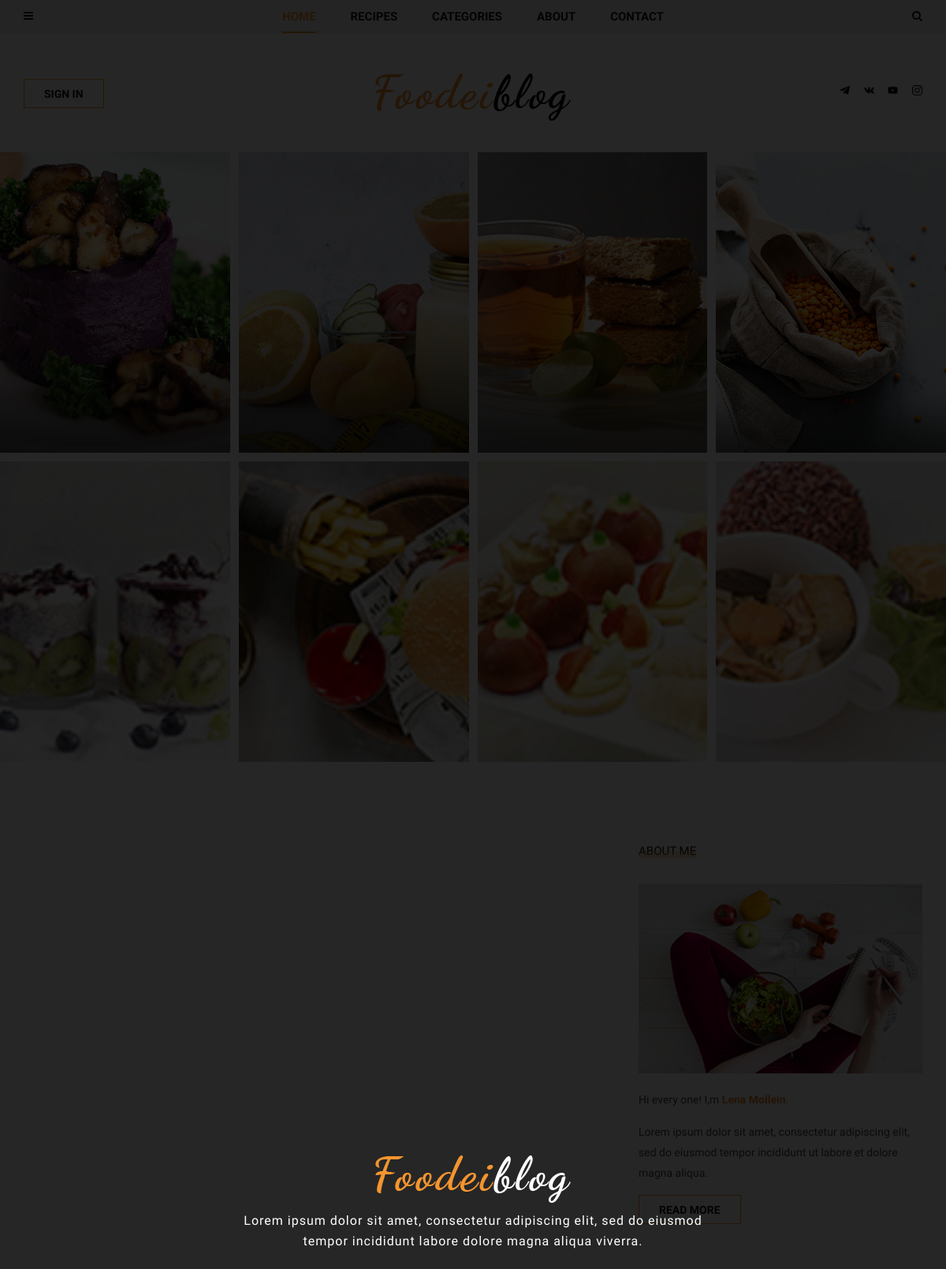
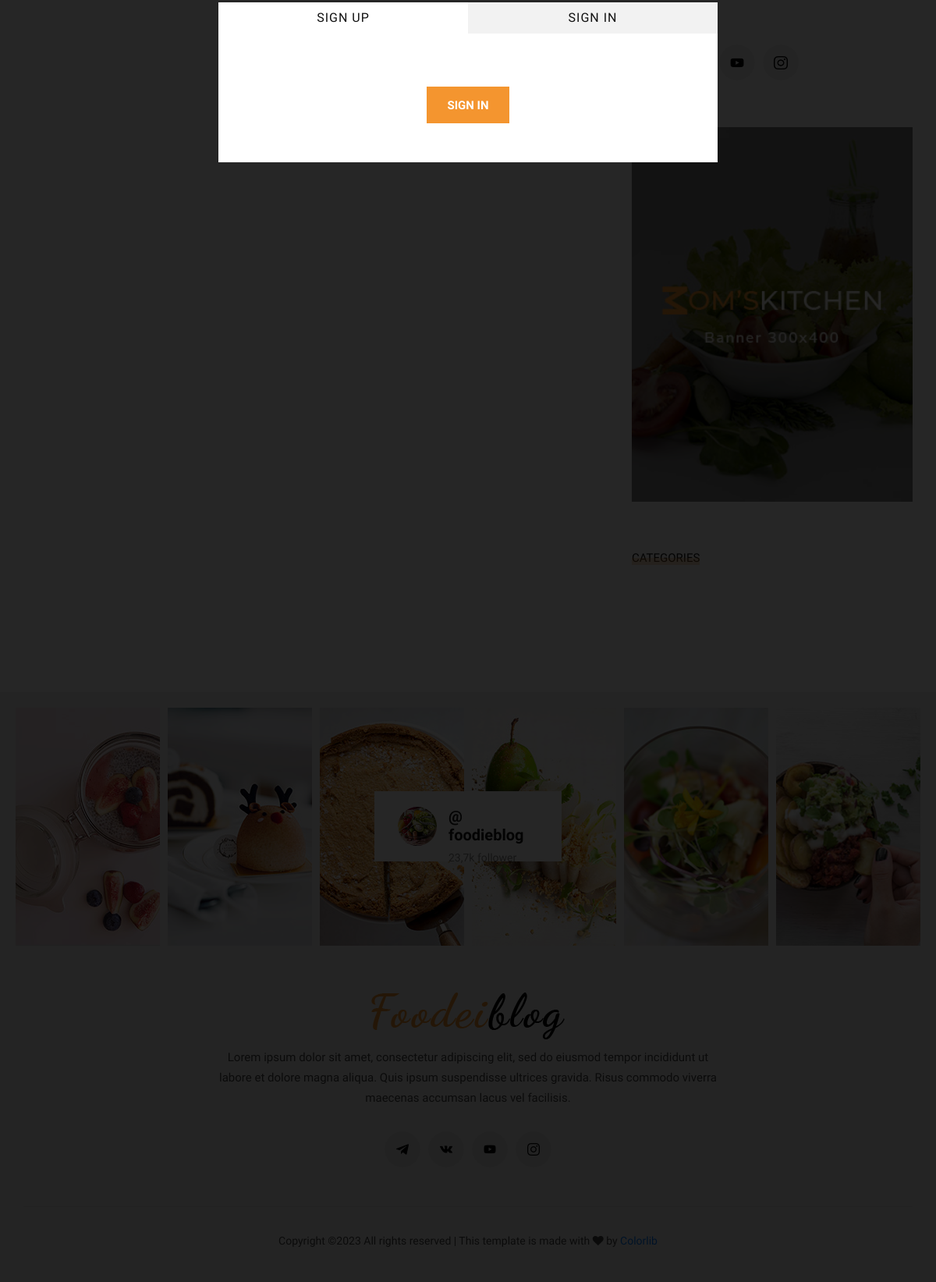
Screenshot of /register/ with the database file from the repository (2 pictures, top to bottom).
### contact/models.py (models this page shows, shortened)
class Social(models.Model):
    icon = models.FileField(upload_to='icons/', verbose_name='Изображение иконки')
    link = models.URLField(verbose_name='Ссылка для связи')
    alt = models.CharField(max_length=100, null=True, blank=True, verbose_name='seo_name')
    class Meta:
        verbose_name = 'Соц сети'
        verbose_name_plural = 'Соц сети'

class About(models.Model):
    name = models.CharField(max_length=50, default='', verbose_name='Имя шев повара')
    profile_picture = models.ImageField(upload_to='about/author_profile', default='user-default.png', verbose_name='Фото профиля')
    title = models.CharField(max_length=200, verbose_name='Заголовок')
    text = RichTextField(verbose_name='Описание об авторе')
    mini_text = RichTextField(verbose_name='Текст меню слайдера')
    max_text = RichTextField(default='', verbose_name='Текст на странице поста')
    class Meta:
        verbose_name = 'О нас'
        verbose_name_plural = 'О нас'

class ImageAbout(models.Model):
    image = models.ImageField(upload_to='about/', verbose_name='Изображение')
    page = models.ForeignKey(About, on_delete=models.CASCADE, related_name='about_images')
    alt = models.CharField(max_length=100, null=True, blank=True, verbose_name='seo_name')

### gallery/models.py (models this page shows)
class Photo(models.Model):
    name = models.CharField(max_length=250, blank=True, null=True, verbose_name='Название изображения')
    slug = models.SlugField(max_length=255, unique=True, blank=True, null=True, verbose_name='URL')
    image = models.ImageField(upload_to='gallery/%Y/%m/%d', verbose_name='Изображение')
    is_published = models.BooleanField(default=True, verbose_name='Опубликовано')
    create_date = models.DateTimeField(auto_now_add=True, verbose_name='Дата создания')
    class Meta:
        verbose_name = 'Фотография превью'
        verbose_name_plural = 'Фотография превью'
        ordering = ['name'] # сортировка по имени

### blog/views.py (the view, shortened to what this page needs)
# urls.py: path('register/', views.RegisterUser.as_view(), name='register'), # авторизация
class RegisterUser(CreateView):
    form_class = RegisterUserForm
    template_name = 'users/login-register.html'

### blog/models.py (called while the page is built)
    def get_absolute_url(self):
        return reverse('post_single', kwargs={'slug': self.category.slug, 'post_slug': self.slug})

### blog/templatetags/menu_tags.py (called while the page is built)
def get_all_categories():
    return Category.objects.annotate(Count('post'))

@register.simple_tag()
def get_list_category():
    return get_all_categories()

@register.inclusion_tag('blog/include/tags/top_menu.html')
def get_categories():
    category = get_all_categories()
    return {'list_category': category}

@register.inclusion_tag('blog/include/tags/recipes_tag.html')
def get_last_posts():
    posts = Post.objects.filter(is_published=True).select_related('category').order_by('-id')[:25]
    return {'list_last_post': posts}

### contact/templatetags/social_tags.py (called while the page is built)
@register.simple_tag()
def get_social_links():
    return Social.objects.all()

@register.simple_tag()
def get_about():
    return About.objects.last()

### gallery/templatetags/gallery_tags.py (called while the page is built)
@register.inclusion_tag('gallery/tags/gallery_tag.html')
def get_last_photos_in_gallery():
    photos = Photo.objects.filter(is_published=True).order_by()[:8]
    return {'photos': photos}

### templates/users/login-register.html (shortened to what this page needs)
{% extends 'base.html' %}
{% load static gallery_tags %}
{% block content %}
<div class="signin">
    <div class="signin__warp">
        <div class="signin__content">
            <div class="signin__logo">
                <a href="/"><img src="{% static 'img/siign-in-logo.png' %}" alt=""></a>
            </div>
            <p>Lorem ipsum dolor sit amet, consectetur adipiscing elit, sed do eiusmod tempor incididunt labore dolore
                magna aliqua viverra.</p>
            <div class="signin__form">
                <ul class="nav nav-tabs" role="tablist">
                    <li class="nav-item">
                        <a class="nav-link " data-toggle="tab" href="#tabs-2" role="tab" aria-selected="false">
                            Sign up
                        </a>
                    </li>
                    <li class="nav-item">
                        <a class="nav-link active" data-toggle="tab" href="#tabs-1" role="tab" aria-selected="true">
                            Sign in
                        </a>
                    </li>
                </ul>
                <div class="tab-content">
                    <div class="tab-pane active" id="tabs-1" role="tabpanel">
                        <div class="signin__form__text">
                            <form action="{% url 'login' %}" method="post">
                                <button type="submit" class="site-btn">Sign In</button>
                            </form>
                        </div>
                    </div>
                </div>
            </div>
        </div>
    </div>
</div>
{% get_last_photos_in_gallery %}
<section class="categories spad">
    <div class="categories__post">
        <div class="container">
            <div class="row">
                <div class="col-lg-8 col-md-8 load">
                </div>
                {% include 'blog/include/sidebar/sidebar.html' %}
            </div>
        </div>
    </div>
</section>
{% endblock %}

### templates/header.html
{% load static social_tags cache  %}
<header class="header">
    <div class="header__top">
        <div class="container">
            <div class="row">
                <div class="col-lg-2 col-md-1 col-6 order-md-1 order-1">
                    <div class="header__humberger">
                        <i class="fa fa-bars humberger__open"></i>
                    </div>
                </div>
                <div class="col-lg-8 col-md-10 order-md-2 order-3">
                    {% include 'blog/include/nav/top_nav.html' %}
                </div>
                <div class="col-lg-2 col-md-1 col-6 order-md-3 order-2">
                    <div class="header__search">
                        <i class="fa fa-search search-switch"></i>
                    </div>
                </div>
            </div>
        </div>
    </div>
    <div class="container">
        <div class="row">
            <div class="col-lg-3 col-md-3">
                {% if not user.is_authenticated %}
                <div class="header__btn">
                    <a href="{% url 'registration' %}" class="primary-btn">SIGN IN</a>
                </div>
                {% endif %}
            </div>
            {% cache 600 header__logo %}
            <div class="col-lg-6 col-md-6">
                <div class="header__logo">
                    <a href="/"><img src="{% static 'img/logo.png' %}" alt=""></a>
                </div>
            </div>
            <div class="col-lg-3 col-md-3">
                <div class="header__social">
                    {% get_social_links as social_link %}
                        {% for item in social_link %}
                        <a href="{{ item.link }}" target="_blank">
                            {% if item.icon %}
                            <img class="social_header_img" src="{{ item.icon.url }}" alt="">
                            {% endif %}
                        </a>
                        {% endfor %}
                </div>
            </div>
            {% endcache %}
        </div>
    </div>
</header>

### templates/gallery/tags/gallery_tag.html
<section class="hero">
    <div class="hero__slider owl-carousel">
        <div class="hero__item">
            <div class="container-fluid">
                <div class="row">
                    {% for photo in photos %}
                    <div class="col-lg-3 p-0">
                        {% if photo.image %}
                        <div class="hero__inside__item hero__inside__item--wide set-bg"
                             data-setbg="{{ photo.image.url }}">
                        </div>
                        {% endif %}
                    </div>
                    {% endfor %}
                </div>
            </div>
        </div>
    </div>
</section>

### templates/blog/include/sidebar/sidebar.html (shortened to what this page needs)
{% load static social_tags mptt_tags %}
<div class="col-lg-4 col-md-4">
    <div class="sidebar__item">
        <div class="sidebar__about__item">
            <div class="sidebar__item__title">
                <h6>About me</h6>
            </div>
            {% get_about as about %}
            {% if about.about_images %}
            <img src="{{ about.about_images.last.image.url }}" alt="">
            {% endif %}
            {{ about.mini_text|safe }}
            <a href="{% url 'about' %}" class="primary-btn">Read more</a>
        </div>
        <div class="sidebar__follow__item">
            <div class="sidebar__item__title">
                <h6>Follow me</h6>
            </div>
            <div class="sidebar__item__follow__links">
                {% get_social_links as social_link %}
                {% for item in social_link %}
                <a href="{{ item.link }}" target="_blank">
                    {% if item.icon %}
                    <img class="social__sidebar__img" src="{{ item.icon.url }}" alt="">
                    {% endif %}
                </a>
                {% endfor %}
            </div>
        </div>
        <div class="sidebar__item__banner">
            <img src="{% static 'img/sidebar/banner.jpg' %}" alt="">
        </div>
        <div class="sidebar__item__categories">
            <div class="sidebar__item__title">
                <h6>Categories</h6>
            </div>
        </div>
    </div>
</div>

### templates/footer.html (shortened to what this page needs)
{% load static social_tags cache  %}
{% cache 600 footer %}
<footer class="footer">
    <div class="container-fluid">
        <div class="footer__instagram">
            <div class="footer__instagram__avatar">
                <div class="footer__instagram__avatar--pic">
                    <img src="{% static 'img/footer/instagram-avatar.jpg' %}" alt="">
                </div>
                <div class="footer__instagram__avatar--text">
                    <h5>@ foodieblog</h5>
                    <span>23,7k follower</span>
                </div>
            </div>
            <div class="row">
                <div class="col-lg-2 col-md-2 col-sm-4 col-6">
                    <div class="footer__instagram__item set-bg" data-setbg="{% static 'img/footer/ip-1.jpg' %}"></div>
                </div>
                <div class="col-lg-2 col-md-2 col-sm-4 col-6">
                    <div class="footer__instagram__item set-bg" data-setbg="{% static 'img/footer/ip-2.jpg' %}"></div>
                </div>
                <div class="col-lg-2 col-md-2 col-sm-4 col-6">
                </div>
                <div class="col-lg-2 col-md-2 col-sm-4 col-6">
                </div>
                <div class="col-lg-2 col-md-2 col-sm-4 col-6">
                    <div class="footer__instagram__item set-bg" data-setbg="{% static 'img/footer/ip-5.jpg' %}"></div>
                </div>
                <div class="col-lg-2 col-md-2 col-sm-4 col-6">
                    <div class="footer__instagram__item set-bg" data-setbg="{% static 'img/footer/ip-6.jpg' %}"></div>
                </div>
            </div>
        </div>
    </div>
    <div class="container">
        <div class="row">
            <div class="col-lg-12">
                <div class="footer__text">
                    <div class="footer__logo">
                        <a href="#"><img src="{% static 'img/logo.png' %}" alt=""></a>
                    </div>
                    <p>Lorem ipsum dolor sit amet, consectetur adipiscing elit, sed do eiusmod tempor incididunt
                        ut<br/> labore et dolore magna aliqua. Quis ipsum suspendisse ultrices gravida. Risus
                        commodo viverra<br/> maecenas accumsan lacus vel facilisis. </p>
                    <div class="footer__social">
                        {% get_social_links as social_link %}
                        {% for item in social_link %}
                        <a href="{{ item.link }}" target="_blank">
                            {% if item.icon %}
                            <img class="social__footer__img" src="{{ item.icon.url }}" alt="">
                            {% endif %}
                        </a>
                        {% endfor %}
                    </div>
                </div>
                <div class="footer__copyright">
                    <p>
                        Copyright &copy;<script>document.write(new Date().getFullYear());</script>
                        All rights reserved | This template is made with <i class="fa fa-heart" aria-hidden="true"></i> by <a href="https://colorlib.com" target="_blank">Colorlib</a>
                        </p>
                </div>
            </div>
        </div>
    </div>
</footer>
{% endcache %}

### rows the page displays
Social: icon (picture)
Social: icon (picture)
Social: icon (picture)
Social: icon (picture)
Photo: shows a picture
Photo: shows a picture
Photo: shows a picture
Photo: shows a picture
Photo: shows a picture
Photo: shows a picture
Photo: shows a picture
Photo: shows a picture
About: about_images.last.image (picture), mini_text "Hi every one! I,m Lorem ipsum dolor sit amet, consectetur adipiscing elit, sed do eiusmod tempor incididunt ut labore et dolore magna aliqua."
